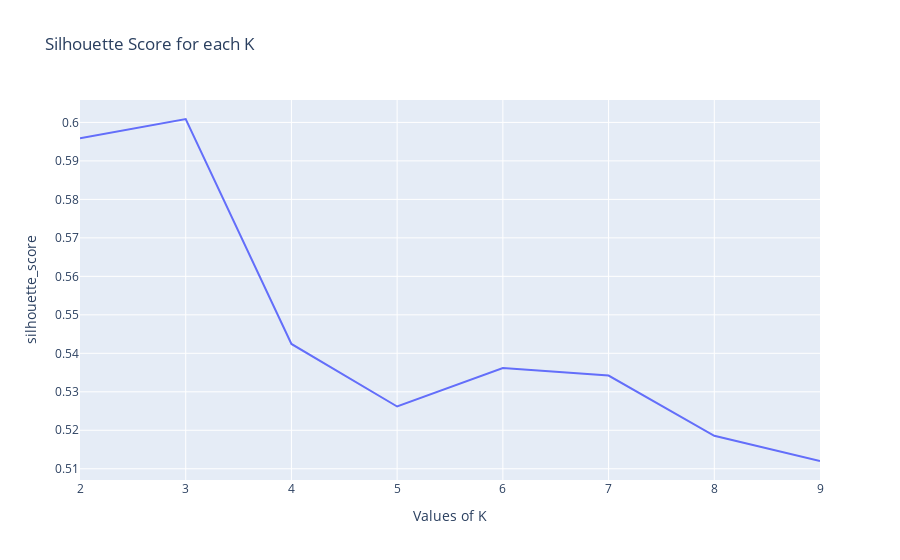

Write notebook code for a chart like this one.
### Code cell
#Plotting a graph for Silhouette Score of each K
px.line(y=scores,x=range(2,10),title='Silhouette Score for each K',labels={
    'x':'Values of K',
    'y':'silhouette_score'
})

### Figure 1 — Plotly figure (JSON) as saved in the notebook; plotly's stock layout.template omitted (floating-point values rounded to 4 significant figures)
{"data": [{"hovertemplate": "Values of K=%{x}<br>silhouette_score=%{y}<extra></extra>", "legendgroup": "", "line": {"color": "#636efa", "dash": "solid"}, "marker": {"symbol": "circle"}, "mode": "lines", "name": "", "orientation": "v", "showlegend": false, "type": "scatter", "x": [2, 3, 4, 5, 6, 7, 8, 9], "xaxis": "x", "y": [0.5959, 0.6009, 0.5424, 0.5262, 0.5362, 0.5342, 0.5186, 0.512], "yaxis": "y"}], "layout": {"legend": {"tracegroupgap": 0}, "title": {"text": "Silhouette Score for each K"}, "xaxis": {"anchor": "y", "domain": [0, 1], "title": {"text": "Values of K"}}, "yaxis": {"anchor": "x", "domain": [0, 1], "title": {"text": "silhouette_score"}}}}
